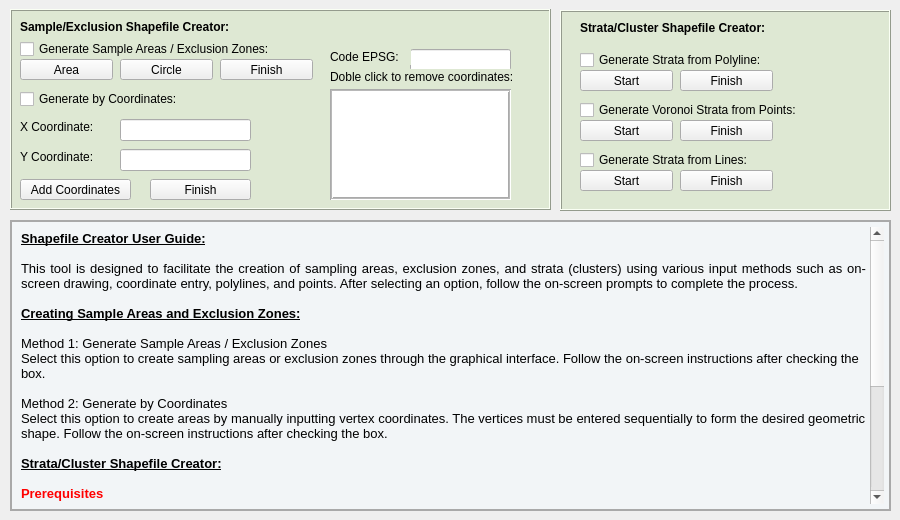
    <widget class="QWidget" name="tab_4">
     <attribute name="title">
      <string>Generate Shapefile</string>
     </attribute>
     <widget class="QFrame" name="frame_3">
      <property name="geometry">
       <rect>
        <x>560</x>
        <y>10</y>
        <width>331</width>
        <height>201</height>
       </rect>
      </property>
      <property name="styleSheet">
       <string notr="true">QFrame {
    background-color: #dee8d3;
}
</string>
      </property>
      <property name="frameShape">
       <enum>QFrame::Box</enum>
      </property>
      <property name="frameShadow">
       <enum>QFrame::Raised</enum>
      </property>
      <widget class="QPushButton" name="pushButtonstratafinish_lines">
       <property name="geometry">
        <rect>
         <x>120</x>
         <y>160</y>
         <width>93</width>
         <height>21</height>
        </rect>
       </property>
       <property name="text">
        <string>Finish</string>
       </property>
       <property name="autoDefault">
        <bool>false</bool>
       </property>
      </widget>
      <widget class="QPushButton" name="pushButtonstratastart_lines">
       <property name="geometry">
        <rect>
         <x>20</x>
         <y>160</y>
         <width>93</width>
         <height>21</height>
        </rect>
       </property>
       <property name="text">
        <string>Start</string>
       </property>
       <property name="autoDefault">
        <bool>false</bool>
       </property>
      </widget>
      <widget class="QCheckBox" name="checkBoxstratalines">
       <property name="geometry">
        <rect>
         <x>20</x>
         <y>140</y>
         <width>271</width>
         <height>20</height>
        </rect>
       </property>
       <property name="text">
        <string>Generate Strata from Lines:</string>
       </property>
      </widget>
      <widget class="QPushButton" name="pushButtonstratafinish_voronoi">
       <property name="geometry">
        <rect>
         <x>120</x>
         <y>110</y>
         <width>93</width>
         <height>21</height>
        </rect>
       </property>
       <property name="text">
        <string>Finish</string>
       </property>
       <property name="autoDefault">
        <bool>false</bool>
       </property>
      </widget>
      <widget class="QPushButton" name="pushButtonstratastart_voronoi">
       <property name="geometry">
        <rect>
         <x>20</x>
         <y>110</y>
         <width>93</width>
         <height>21</height>
        </rect>
       </property>
       <property name="text">
        <string>Start</string>
       </property>
       <property name="autoDefault">
        <bool>false</bool>
       </property>
      </widget>
      <widget class="QCheckBox" name="checkBoxstratavoronoi">
       <property name="geometry">
        <rect>
         <x>20</x>
         <y>90</y>
         <width>291</width>
         <height>20</height>
        </rect>
       </property>
       <property name="text">
        <string>Generate Voronoi Strata from Points:</string>
       </property>
      </widget>
      <widget class="QPushButton" name="pushButtonstratastart_polyline">
       <property name="geometry">
        <rect>
         <x>20</x>
         <y>60</y>
         <width>93</width>
         <height>21</height>
        </rect>
       </property>
       <property name="text">
        <string>Start</string>
       </property>
       <property name="autoDefault">
        <bool>false</bool>
       </property>
      </widget>
      <widget class="QCheckBox" name="checkBoxstratapolyline">
       <property name="geometry">
        <rect>
         <x>20</x>
         <y>40</y>
         <width>271</width>
         <height>20</height>
        </rect>
       </property>
       <property name="text">
        <string>Generate Strata from Polyline:</string>
       </property>
      </widget>
      <widget class="QPushButton" name="pushButtonstratafinish_polyline">
       <property name="geometry">
        <rect>
         <x>120</x>
         <y>60</y>
         <width>93</width>
         <height>21</height>
        </rect>
       </property>
       <property name="text">
        <string>Finish</string>
       </property>
       <property name="autoDefault">
        <bool>false</bool>
       </property>
      </widget>
      <widget class="QLabel" name="label_13">
       <property name="geometry">
        <rect>
         <x>20</x>
         <y>10</y>
         <width>301</width>
         <height>16</height>
        </rect>
       </property>
       <property name="font">
        <font>
         <pointsize>9</pointsize>
         <weight>75</weight>
         <bold>true</bold>
        </font>
       </property>
       <property name="text">
        <string>Strata/Cluster Shapefile Creator:</string>
       </property>
      </widget>
     </widget>
     <widget class="QFrame" name="frame_7">
      <property name="geometry">
       <rect>
        <x>10</x>
        <y>9</y>
        <width>541</width>
        <height>201</height>
       </rect>
      </property>
      <property name="styleSheet">
       <string notr="true">QFrame {
    background-color: #dee8d3;
}
</string>
      </property>
      <property name="frameShape">
       <enum>QFrame::Box</enum>
      </property>
      <property name="frameShadow">
       <enum>QFrame::Raised</enum>
      </property>
      <widget class="QCheckBox" name="checkBoxshpsamplingarea">
       <property name="geometry">
        <rect>
         <x>10</x>
         <y>30</y>
         <width>291</width>
         <height>20</height>
        </rect>
       </property>
       <property name="text">
        <string>Generate Sample Areas / Exclusion Zones:</string>
       </property>
      </widget>
      <widget class="QLabel" name="label_16">
       <property name="geometry">
        <rect>
         <x>10</x>
         <y>10</y>
         <width>291</width>
         <height>16</height>
        </rect>
       </property>
       <property name="font">
        <font>
         <pointsize>9</pointsize>
         <weight>75</weight>
         <bold>true</bold>
        </font>
       </property>
       <property name="text">
        <string>Sample/Exclusion Shapefile Creator:</string>
       </property>
      </widget>
      <widget class="QPushButton" name="pushButtonareasampleshp">
       <property name="geometry">
        <rect>
         <x>10</x>
         <y>50</y>
         <width>93</width>
         <height>21</height>
        </rect>
       </property>
       <property name="text">
        <string>Area</string>
       </property>
       <property name="autoDefault">
        <bool>false</bool>
       </property>
      </widget>
      <widget class="QPushButton" name="pushButtoncirclesampleshp">
       <property name="geometry">
        <rect>
         <x>110</x>
         <y>50</y>
         <width>93</width>
         <height>21</height>
        </rect>
       </property>
       <property name="text">
        <string>Circle</string>
       </property>
       <property name="autoDefault">
        <bool>false</bool>
       </property>
      </widget>
      <widget class="QPushButton" name="pushButtonfinishareashp">
       <property name="geometry">
        <rect>
         <x>210</x>
         <y>50</y>
         <width>93</width>
         <height>21</height>
        </rect>
       </property>
       <property name="text">
        <string>Finish</string>
       </property>
       <property name="autoDefault">
        <bool>false</bool>
       </property>
      </widget>
      <widget class="QCheckBox" name="checkBoxgenerateshpbycoordinates">
       <property name="geometry">
        <rect>
         <x>10</x>
         <y>80</y>
         <width>171</width>
         <height>20</height>
        </rect>
       </property>
       <property name="text">
        <string>Generate by Coordinates:</string>
       </property>
      </widget>
      <widget class="QLineEdit" name="lineEditxcoordinates">
       <property name="geometry">
        <rect>
         <x>110</x>
         <y>110</y>
         <width>131</width>
         <height>22</height>
        </rect>
       </property>
      </widget>
      <widget class="QLabel" name="label_23">
       <property name="geometry">
        <rect>
         <x>10</x>
         <y>110</y>
         <width>91</width>
         <height>16</height>
        </rect>
       </property>
       <property name="text">
        <string>X Coordinate:</string>
       </property>
      </widget>
      <widget class="QLabel" name="label_24">
       <property name="geometry">
        <rect>
         <x>10</x>
         <y>140</y>
         <width>91</width>
         <height>16</height>
        </rect>
       </property>
       <property name="text">
        <string>Y Coordinate:</string>
       </property>
      </widget>
      <widget class="QLineEdit" name="lineEditycoordinate">
       <property name="geometry">
        <rect>
         <x>110</x>
         <y>140</y>
         <width>131</width>
         <height>22</height>
        </rect>
       </property>
      </widget>
      <widget class="QPushButton" name="pushButtonaddcoordinates">
       <property name="geometry">
        <rect>
         <x>10</x>
         <y>170</y>
         <width>111</width>
         <height>21</height>
        </rect>
       </property>
       <property name="text">
        <string>Add Coordinates</string>
       </property>
       <property name="autoDefault">
        <bool>false</bool>
       </property>
      </widget>
      <widget class="QListWidget" name="listWidgetlistofcoordinates">
       <property name="geometry">
        <rect>
         <x>320</x>
         <y>80</y>
         <width>181</width>
         <height>111</height>
        </rect>
       </property>
       <property name="styleSheet">
        <string notr="true">background-color: white;
</string>
       </property>
       <property name="frameShape">
        <enum>QFrame::Box</enum>
       </property>
       <property name="midLineWidth">
        <number>1</number>
       </property>
      </widget>
      <widget class="QPushButton" name="pushButtonfinishcoordinates">
       <property name="geometry">
        <rect>
         <x>140</x>
         <y>170</y>
         <width>101</width>
         <height>21</height>
        </rect>
       </property>
       <property name="text">
        <string>Finish</string>
       </property>
       <property name="autoDefault">
        <bool>false</bool>
       </property>
      </widget>
      <widget class="QLineEdit" name="lineEditEPSGcode">
       <property name="geometry">
        <rect>
         <x>400</x>
         <y>40</y>
         <width>101</width>
         <height>22</height>
        </rect>
       </property>
      </widget>
      <widget class="QLabel" name="label_25">
       <property name="geometry">
        <rect>
         <x>320</x>
         <y>40</y>
         <width>81</width>
         <height>16</height>
        </rect>
       </property>
       <property name="text">
        <string>Code EPSG:</string>
       </property>
      </widget>
      <widget class="QLabel" name="label_26">
       <property name="geometry">
        <rect>
         <x>320</x>
         <y>60</y>
         <width>211</width>
         <height>16</height>
        </rect>
       </property>
       <property name="text">
        <string>Doble click to remove coordinates:</string>
       </property>
      </widget>
     </widget>
     <widget class="QTextEdit" name="textEdit_6">
      <property name="geometry">
       <rect>
        <x>10</x>
        <y>220</y>
        <width>881</width>
        <height>291</height>
       </rect>
      </property>
      <property name="styleSheet">
       <string notr="true">QTextEdit {
    background-color: #f2f5f7;
    border: none;  /* Elimina el borde predeterminado */
    padding: 5px;
}

QTextEdit {
    border: 2px solid #A9A9A9;  /* Añade un borde personalizado */
}</string>
      </property>
      <property name="frameShape">
       <enum>QFrame::Box</enum>
      </property>
      <property name="lineWidth">
       <number>2</number>
      </property>
      <property name="html">
       <string>&lt;!DOCTYPE HTML PUBLIC &quot;-//W3C//DTD HTML 4.0//EN&quot; &quot;http://www.w3.org/TR/REC-html40/strict.dtd&quot;&gt;
&lt;html&gt;&lt;head&gt;&lt;meta name=&quot;qrichtext&quot; content=&quot;1&quot; /&gt;&lt;style type=&quot;text/css&quot;&gt;
p, li { white-space: pre-wrap; }
&lt;/style&gt;&lt;/head&gt;&lt;body style=&quot; font-family:'MS Shell Dlg 2'; font-size:8.25pt; font-weight:400; font-style:normal;&quot;&gt;
&lt;p style=&quot; margin-top:0px; margin-bottom:0px; margin-left:0px; margin-right:0px; -qt-block-indent:0; text-indent:0px;&quot;&gt;&lt;span style=&quot; font-size:10pt; font-weight:600; text-decoration: underline;&quot;&gt;Shapefile Creator User Guide:&lt;/span&gt;&lt;/p&gt;
&lt;p align=&quot;justify&quot; style=&quot;-qt-paragraph-type:empty; margin-top:0px; margin-bottom:0px; margin-left:0px; margin-right:0px; -qt-block-indent:0; text-indent:0px; font-size:10pt;&quot;&gt;&lt;br /&gt;&lt;/p&gt;
&lt;p align=&quot;justify&quot; style=&quot; margin-top:0px; margin-bottom:0px; margin-left:0px; margin-right:0px; -qt-block-indent:0; text-indent:0px;&quot;&gt;&lt;span style=&quot; font-size:10pt;&quot;&gt;This tool is designed to facilitate the creation of sampling areas, exclusion zones, and strata (clusters) using various input methods such as on-screen drawing, coordinate entry, polylines, and points. After selecting an option, follow the on-screen prompts to complete the process.&lt;/span&gt;&lt;/p&gt;
&lt;p align=&quot;justify&quot; style=&quot;-qt-paragraph-type:empty; margin-top:0px; margin-bottom:0px; margin-left:0px; margin-right:0px; -qt-block-indent:0; text-indent:0px; font-size:10pt;&quot;&gt;&lt;br /&gt;&lt;/p&gt;
&lt;p align=&quot;justify&quot; style=&quot; margin-top:0px; margin-bottom:0px; margin-left:0px; margin-right:0px; -qt-block-indent:0; text-indent:0px;&quot;&gt;&lt;span style=&quot; font-size:10pt; font-weight:600; text-decoration: underline;&quot;&gt;Creating Sample Areas and Exclusion Zones:&lt;/span&gt;&lt;/p&gt;
&lt;p align=&quot;justify&quot; style=&quot;-qt-paragraph-type:empty; margin-top:0px; margin-bottom:0px; margin-left:0px; margin-right:0px; -qt-block-indent:0; text-indent:0px; font-size:10pt; font-weight:600; text-decoration: underline;&quot;&gt;&lt;br /&gt;&lt;/p&gt;
&lt;p align=&quot;justify&quot; style=&quot; margin-top:0px; margin-bottom:0px; margin-left:0px; margin-right:0px; -qt-block-indent:0; text-indent:0px;&quot;&gt;&lt;span style=&quot; font-size:10pt;&quot;&gt;Method 1: Generate Sample Areas / Exclusion Zones&lt;/span&gt;&lt;/p&gt;
&lt;p style=&quot; margin-top:0px; margin-bottom:0px; margin-left:0px; margin-right:0px; -qt-block-indent:0; text-indent:0px;&quot;&gt;&lt;span style=&quot; font-size:10pt;&quot;&gt;Select this option to create sampling areas or exclusion zones through the graphical interface. Follow the on-screen instructions after checking the box.&lt;/span&gt;&lt;/p&gt;
&lt;p align=&quot;justify&quot; style=&quot;-qt-paragraph-type:empty; margin-top:0px; margin-bottom:0px; margin-left:0px; margin-right:0px; -qt-block-indent:0; text-indent:0px; font-size:10pt;&quot;&gt;&lt;br /&gt;&lt;/p&gt;
&lt;p align=&quot;justify&quot; style=&quot; margin-top:0px; margin-bottom:0px; margin-left:0px; margin-right:0px; -qt-block-indent:0; text-indent:0px;&quot;&gt;&lt;span style=&quot; font-size:10pt;&quot;&gt;Method 2: Generate by Coordinates&lt;/span&gt;&lt;/p&gt;
&lt;p style=&quot; margin-top:0px; margin-bottom:0px; margin-left:0px; margin-right:0px; -qt-block-indent:0; text-indent:0px;&quot;&gt;&lt;span style=&quot; font-size:10pt;&quot;&gt;Select this option to create areas by manually inputting vertex coordinates. The vertices must be entered sequentially to form the desired geometric shape. Follow the on-screen instructions after checking the box.&lt;/span&gt;&lt;/p&gt;
&lt;p style=&quot;-qt-paragraph-type:empty; margin-top:0px; margin-bottom:0px; margin-left:0px; margin-right:0px; -qt-block-indent:0; text-indent:0px; font-size:10pt;&quot;&gt;&lt;br /&gt;&lt;/p&gt;
&lt;p style=&quot; margin-top:0px; margin-bottom:0px; margin-left:0px; margin-right:0px; -qt-block-indent:0; text-indent:0px;&quot;&gt;&lt;span style=&quot; font-size:10pt; font-weight:600; text-decoration: underline;&quot;&gt;Strata/Cluster Shapefile Creator:&lt;/span&gt;&lt;/p&gt;
&lt;p style=&quot;-qt-paragraph-type:empty; margin-top:0px; margin-bottom:0px; margin-left:0px; margin-right:0px; -qt-block-indent:0; text-indent:0px; font-size:10pt; font-weight:600; text-decoration: underline;&quot;&gt;&lt;br /&gt;&lt;/p&gt;
&lt;p align=&quot;justify&quot; style=&quot; margin-top:0px; margin-bottom:0px; margin-left:0px; margin-right:0px; -qt-block-indent:0; text-indent:0px;&quot;&gt;&lt;span style=&quot; font-size:10pt; font-weight:600; color:#ff0000;&quot;&gt;Prerequisites&lt;/span&gt;&lt;/p&gt;
&lt;p style=&quot; margin-top:0px; margin-bottom:0px; margin-left:0px; margin-right:0px; -qt-block-indent:0; text-indent:0px;&quot;&gt;&lt;span style=&quot; font-size:10pt;&quot;&gt;Load a sampling area in the &amp;quot;Select Shapefile for Sampling&amp;quot; field before proceeding with any of the following methods.&lt;/span&gt;&lt;/p&gt;
&lt;p style=&quot;-qt-paragraph-type:empty; margin-top:0px; margin-bottom:0px; margin-left:0px; margin-right:0px; -qt-block-indent:0; text-indent:0px; font-size:10pt;&quot;&gt;&lt;br /&gt;&lt;/p&gt;
&lt;p align=&quot;justify&quot; style=&quot; margin-top:0px; margin-bottom:0px; margin-left:0px; margin-right:0px; -qt-block-indent:0; text-indent:0px;&quot;&gt;&lt;span style=&quot; font-size:10pt;&quot;&gt;1. Generate Strata from Polyline&lt;/span&gt;&lt;/p&gt;
&lt;p style=&quot; margin-top:0px; margin-bottom:0px; margin-left:0px; margin-right:0px; -qt-block-indent:0; text-indent:0px;&quot;&gt;&lt;span style=&quot; font-size:10pt;&quot;&gt;Creates units (features) using polylines. Ensure polylines intersect with each other and the sampling area perimeter to properly define distinct areas.&lt;/span&gt;&lt;/p&gt;
&lt;p align=&quot;justify&quot; style=&quot;-qt-paragraph-type:empty; margin-top:0px; margin-bottom:0px; margin-left:0px; margin-right:0px; -qt-block-indent:0; text-indent:0px; font-size:10pt;&quot;&gt;&lt;br /&gt;&lt;/p&gt;
&lt;p align=&quot;justify&quot; style=&quot; margin-top:0px; margin-bottom:0px; margin-left:0px; margin-right:0px; -qt-block-indent:0; text-indent:0px;&quot;&gt;&lt;span style=&quot; font-size:10pt;&quot;&gt;2. Generate Voronoi Strata from Points&lt;/span&gt;&lt;/p&gt;
&lt;p style=&quot; margin-top:0px; margin-bottom:0px; margin-left:0px; margin-right:0px; -qt-block-indent:0; text-indent:0px;&quot;&gt;&lt;span style=&quot; font-size:10pt;&quot;&gt;Creates units using Voronoi polygons generated from point data.&lt;/span&gt;&lt;/p&gt;
&lt;p style=&quot;-qt-paragraph-type:empty; margin-top:0px; margin-bottom:0px; margin-left:0px; margin-right:0px; -qt-block-indent:0; text-indent:0px; font-size:10pt;&quot;&gt;&lt;br /&gt;&lt;/p&gt;
&lt;p style=&quot; margin-top:0px; margin-bottom:0px; margin-left:0px; margin-right:0px; -qt-block-indent:0; text-indent:0px;&quot;&gt;&lt;span style=&quot; font-size:10pt;&quot;&gt;3. Generate Strata from Lines&lt;/span&gt;&lt;/p&gt;
&lt;p style=&quot; margin-top:0px; margin-bottom:0px; margin-left:0px; margin-right:0px; -qt-block-indent:0; text-indent:0px;&quot;&gt;&lt;span style=&quot; font-size:10pt;&quot;&gt;Enables freehand area definition. Lines must intersect with each other and the sampling area perimeter to properly define distinct areas.&lt;/span&gt;&lt;/p&gt;
&lt;p style=&quot;-qt-paragraph-type:empty; margin-top:0px; margin-bottom:0px; margin-left:0px; margin-right:0px; -qt-block-indent:0; text-indent:0px; font-size:10pt;&quot;&gt;&lt;br /&gt;&lt;/p&gt;
&lt;p style=&quot; margin-top:0px; margin-bottom:0px; margin-left:0px; margin-right:0px; -qt-block-indent:0; text-indent:0px;&quot;&gt;&lt;span style=&quot; font-size:10pt;&quot;&gt;For all methods, follow the on-screen instructions after selecting the desired option.&lt;/span&gt;&lt;/p&gt;&lt;/body&gt;&lt;/html&gt;</string>
      </property>
     </widget>
    </widget>
